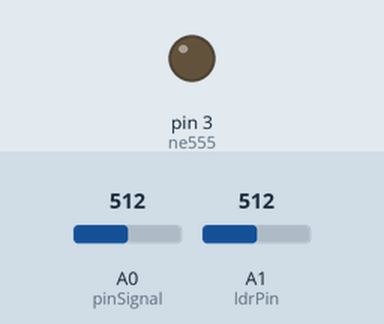
This sketch was run on a simulated Arduino Uno, built with avr-gcc and run on an emulated ATmega328P. On the bench: output pins drawn as LEDs (lit = HIGH). The test bench sets the inputs (shaded band); at power-on: A1 (ldrPin) = 512, A0 (pinSignal) = 512.

Above: at 2.8 s.
2.9 s: A1 (ldrPin) set to 43
5.6 s: A1 (ldrPin) set to 36
At 7.0 s:
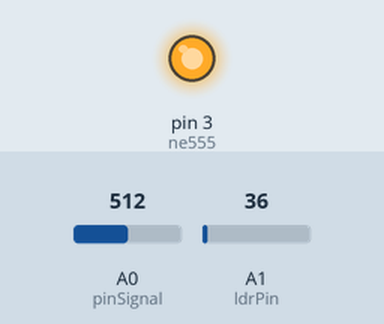
15.5 s: A1 (ldrPin) set to 30
Timing chart, 0 to 22.5 s (numbered marks = the images above; inputs shaded):
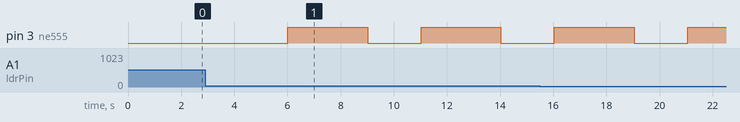

Measured:
- the behaviour switches between 41 and 40 on A1 (ldrPin) (found by bisection; images 0 and 1)
- after the input at 2.9 s, every drawn part: stays the same
- after the input at 5.6 s, pin 3 (ne555): alternates HIGH for 3.0 s and LOW for 2.0 s, starting after 0.41 s

The sketch:

LightViaSound.ino
```cpp
int num_Measure = 128 ; // Set the number of measurements
int pinSignal = A0; // pin connected to pin O module sound sensor
int ldrPin = A1; // pin for light determination
int ne555 = 3;  //attach to the third pin of NE555
long Sound_signal;    // Store the value read Sound Sensor
int ldrStatus; // Store value read from LDR
long sum = 0 ; // Store the total value of n measurements
long level = 0 ; // Store the average value
int soundlow = 80; // average size dog barks at “120 db and 500 Hz.” normal human conversation is about 60 dB


void setup () {
  pinMode (pinSignal, INPUT); // Set the signal pin as input
  pinMode(ne555, OUTPUT);  //set the ne555 as an output
  pinMode(ldrPin, INPUT); // set the LDR pin as input
//  Serial.begin (9600);
}

void loop () {
  ldrStatus = analogRead(ldrPin);
//  Serial.print("Light Level: ");
//  Serial.println (ldrStatus);
  if (ldrStatus <= 40) {
    // Performs 128 signal readings
    for ( int i = 0 ; i <num_Measure; i ++) {
      Sound_signal = analogRead (pinSignal);
      sum =sum + Sound_signal;
    }

    level = (sum / num_Measure) - 33; // Calculate the average value
//    Serial.print("Sound Level: ");
//    Serial.println (level);

    if(level>soundlow) {
//      Serial.println("Intensity= Medium");
      digitalWrite(ne555, HIGH);
      delay(3000);
      digitalWrite(ne555, LOW);
    }
    sum = 0 ; // Reset the sum of the measurement values
  }
  delay(2000);
}
```
